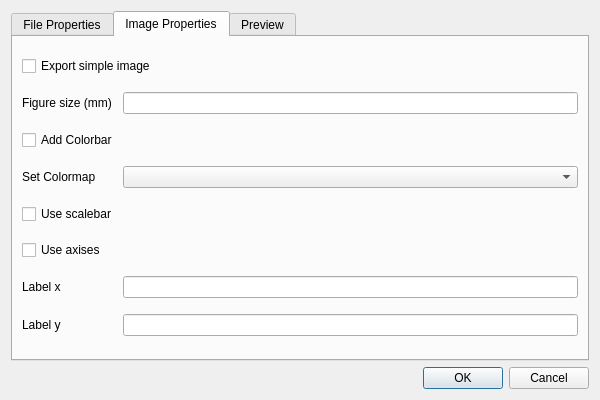
<?xml version="1.0" encoding="UTF-8"?>
<ui version="4.0">
 <class>Dialog</class>
 <widget class="QDialog" name="Dialog">
  <property name="geometry">
   <rect>
    <x>0</x>
    <y>0</y>
    <width>600</width>
    <height>400</height>
   </rect>
  </property>
  <property name="windowTitle">
   <string>Dialog</string>
  </property>
  <layout class="QGridLayout" name="gridLayout">
   <item row="2" column="0">
    <widget class="QDialogButtonBox" name="buttonBox">
     <property name="orientation">
      <enum>Qt::Orientation::Horizontal</enum>
     </property>
     <property name="standardButtons">
      <set>QDialogButtonBox::StandardButton::Cancel|QDialogButtonBox::StandardButton::Ok</set>
     </property>
    </widget>
   </item>
   <item row="0" column="0">
    <widget class="QTabWidget" name="le_labely">
     <property name="currentIndex">
      <number>1</number>
     </property>
     <widget class="QWidget" name="tab_FileProperties">
      <attribute name="title">
       <string>File Properties</string>
      </attribute>
      <layout class="QGridLayout" name="gridLayout_2">
       <item row="0" column="0">
        <widget class="QLabel" name="l_Filepath">
         <property name="text">
          <string>TextLabel</string>
         </property>
        </widget>
       </item>
       <item row="0" column="1">
        <widget class="QPushButton" name="pushButton">
         <property name="text">
          <string>Change Parent directory</string>
         </property>
        </widget>
       </item>
       <item row="2" column="0">
        <widget class="QLabel" name="l_ExportFormat">
         <property name="text">
          <string>Export Format</string>
         </property>
        </widget>
       </item>
       <item row="2" column="1">
        <widget class="QComboBox" name="cb_ExportFormat"/>
       </item>
       <item row="1" column="0" colspan="2">
        <widget class="QCheckBox" name="cBox_Hierarchy">
         <property name="text">
          <string>Keep Hierarchy</string>
         </property>
        </widget>
       </item>
      </layout>
     </widget>
     <widget class="QWidget" name="tab_ImageProperties">
      <attribute name="title">
       <string>Image Properties</string>
      </attribute>
      <layout class="QGridLayout" name="gridLayout_3">
       <item row="6" column="0">
        <widget class="QLabel" name="l_labelx">
         <property name="text">
          <string>Label x</string>
         </property>
        </widget>
       </item>
       <item row="3" column="0">
        <widget class="QLabel" name="l_Colormap">
         <property name="text">
          <string>Set Colormap</string>
         </property>
        </widget>
       </item>
       <item row="7" column="1">
        <widget class="QLineEdit" name="lineEdit_3"/>
       </item>
       <item row="5" column="0">
        <widget class="QCheckBox" name="cb_Axis">
         <property name="text">
          <string>Use axises</string>
         </property>
        </widget>
       </item>
       <item row="0" column="0" colspan="2">
        <widget class="QCheckBox" name="cb_SimpleImage">
         <property name="text">
          <string>Export simple image</string>
         </property>
        </widget>
       </item>
       <item row="6" column="1">
        <widget class="QLineEdit" name="le_labelx"/>
       </item>
       <item row="1" column="1">
        <widget class="QLineEdit" name="lineEdit"/>
       </item>
       <item row="2" column="0" colspan="2">
        <widget class="QCheckBox" name="cb_Colorbar">
         <property name="text">
          <string>Add Colorbar</string>
         </property>
        </widget>
       </item>
       <item row="1" column="0">
        <widget class="QLabel" name="l_FigSize">
         <property name="text">
          <string>Figure size (mm)</string>
         </property>
        </widget>
       </item>
       <item row="3" column="1">
        <widget class="QComboBox" name="cb_Colormap"/>
       </item>
       <item row="7" column="0">
        <widget class="QLabel" name="l_labely">
         <property name="text">
          <string>Label y</string>
         </property>
        </widget>
       </item>
       <item row="4" column="0">
        <widget class="QCheckBox" name="cb_Scalebar">
         <property name="text">
          <string>Use scalebar</string>
         </property>
        </widget>
       </item>
      </layout>
     </widget>
     <widget class="QWidget" name="tab_Visualizer">
      <attribute name="title">
       <string>Preview</string>
      </attribute>
      <layout class="QGridLayout" name="gridLayout_4">
       <item row="0" column="0">
        <widget class="QComboBox" name="cb_ImageChoice"/>
       </item>
       <item row="1" column="0">
        <widget class="QFrame" name="f_Image">
         <property name="frameShape">
          <enum>QFrame::Shape::StyledPanel</enum>
         </property>
         <property name="frameShadow">
          <enum>QFrame::Shadow::Raised</enum>
         </property>
        </widget>
       </item>
      </layout>
     </widget>
    </widget>
   </item>
  </layout>
 </widget>
 <resources/>
 <connections>
  <connection>
   <sender>buttonBox</sender>
   <signal>accepted()</signal>
   <receiver>Dialog</receiver>
   <slot>accept()</slot>
   <hints>
    <hint type="sourcelabel">
     <x>248</x>
     <y>254</y>
    </hint>
    <hint type="destinationlabel">
     <x>157</x>
     <y>274</y>
    </hint>
   </hints>
  </connection>
  <connection>
   <sender>buttonBox</sender>
   <signal>rejected()</signal>
   <receiver>Dialog</receiver>
   <slot>reject()</slot>
   <hints>
    <hint type="sourcelabel">
     <x>316</x>
     <y>260</y>
    </hint>
    <hint type="destinationlabel">
     <x>286</x>
     <y>274</y>
    </hint>
   </hints>
  </connection>
 </connections>
</ui>
